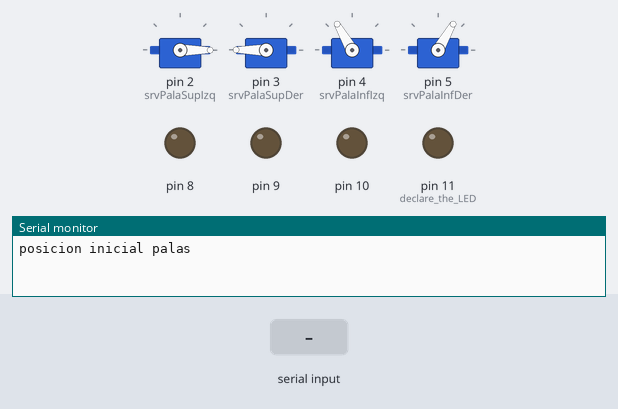
Bench run of a sketch on a simulated Arduino Uno, built with avr-gcc and run on an emulated ATmega328P. Shown: 4 × servo, output pins drawn as LEDs (lit = HIGH), the last lines printed to the serial monitor. Inputs (shaded band) come from the test bench.

Above: at 1.2 s.
1.3 s: "7" received over Serial
At 2.1 s:
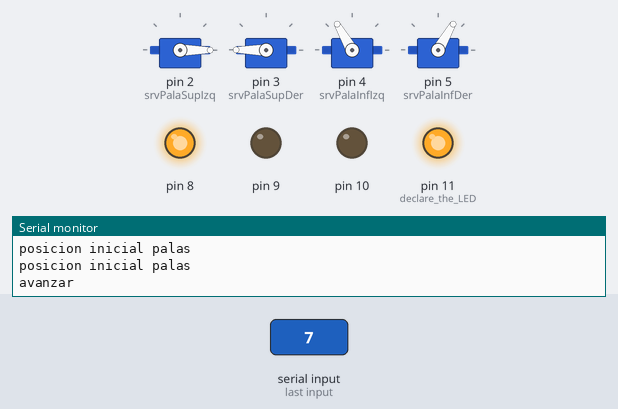
4.3 s: byte 67 ('C') received over Serial
7.3 s: byte 69 ('E') received over Serial
At 7.45 s:
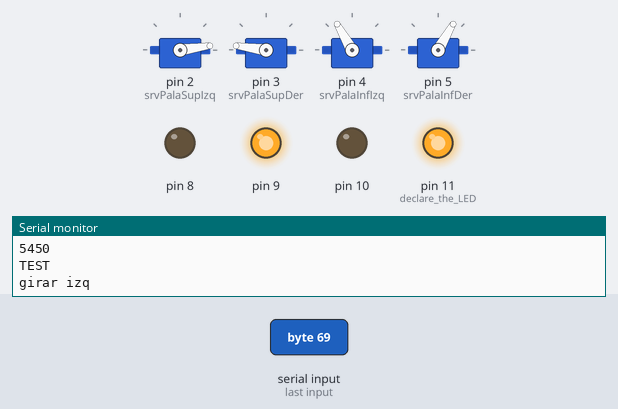
9.1 s: byte 70 ('F') received over Serial
At 9.25 s:
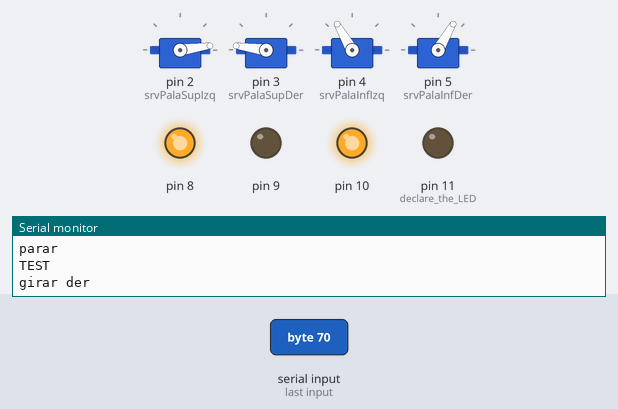
10.9 s: "3" received over Serial
At 12.1 s:
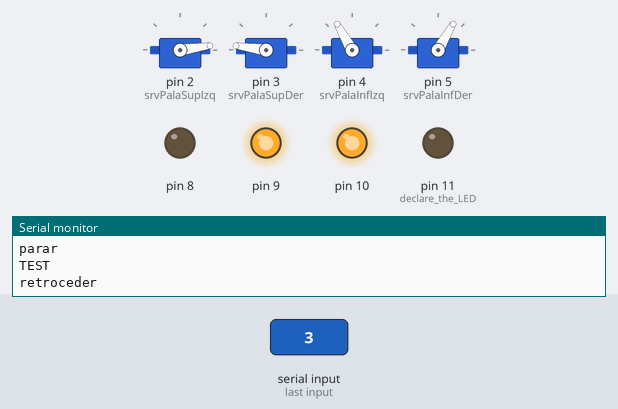
12.4 s: byte 66 ('B') received over Serial
At 13.8 s:
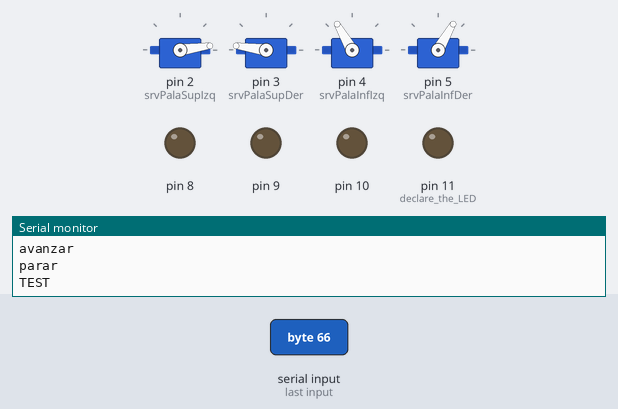
Timing chart, 0 to 15.4 s (numbered marks = the images above; inputs shaded):
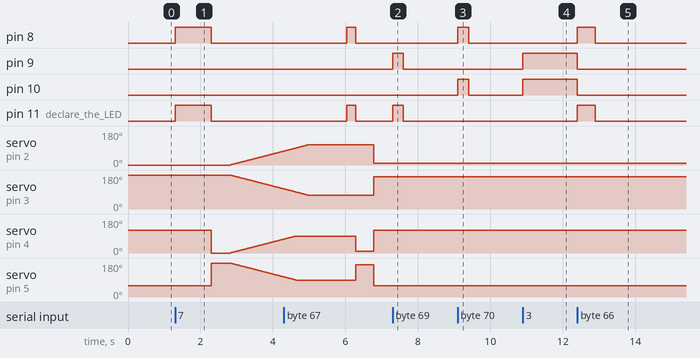

Measured:
- after the input at 1.3 s, pin 8, pin 11 (declare_the_LED): LOW → HIGH at once, → LOW 1.0 s later; servo on pin 2 (srvPalaSupIzq): moves from 0° to 73° over 1.5 s, starting after 1.5 s; servo on pin 3 (srvPalaSupDer): moves from 180° to 107° over 1.5 s, starting after 1.5 s
- after the input at 7.3 s, pin 9, pin 11 (declare_the_LED): LOW → HIGH at once, → LOW 0.30 s later
- after the input at 9.1 s, pin 8, pin 10: LOW → HIGH at once, → LOW 0.30 s later
- after the input at 10.9 s, pin 9, pin 10: LOW → HIGH at once
- after the input at 12.4 s, pin 8, pin 11 (declare_the_LED): LOW → HIGH at once, → LOW 0.50 s later; pin 9, pin 10: HIGH → LOW at once

The sketch:

controlRobot.ino
```cpp
#include <Servo.h>


/////////////
int actionTime = 1000;

// servos pala superior
Servo srvPalaSupIzq;
Servo srvPalaSupDer;
// servos parte inferior
Servo srvPalaInfIzq;
Servo srvPalaInfDer;

int posPalaSupIzq;
int posPalaInfIzq;

int dataSerial = 0; // variable to store the data from the serial port

///////////////////////////// LLANTAS

void action_parar() {
  //PARAR eje 1
  digitalWrite(11, LOW);
  digitalWrite(10, LOW);
  //PARAR eje 2
  digitalWrite(9, LOW);
  digitalWrite(8, LOW);

  Serial.println("parar");
}

void action_avanzar(int miliseconds) {
  //avanzarConEje1
  digitalWrite(11, HIGH);
  digitalWrite(10, LOW);
  //retrocederEje2
  digitalWrite(9, LOW);
  digitalWrite(8, HIGH);

  Serial.println("avanzar");

  delay(miliseconds);
}

void action_retroceder(int miliseconds) {
  //avanzarConEje2
  digitalWrite(9, HIGH);
  digitalWrite(8, LOW);
  //retrocederEje1
  digitalWrite(11, LOW);
  digitalWrite(10, HIGH);

  Serial.println("retroceder");

  delay(miliseconds);
}

void action_girarDer(int miliseconds) {
  //retrocederEje1
  digitalWrite(11, LOW);
  digitalWrite(10, HIGH);
  //retrocederEje2
  digitalWrite(9, LOW);
  digitalWrite(8, HIGH);

  Serial.println("girar der");

  delay(miliseconds);
}

void action_girarIzq(int miliseconds) {
  //avanzarConEje1
  digitalWrite(11, HIGH);
  digitalWrite(10, LOW);
  //avanzarConEje2
  digitalWrite(9, HIGH);
  digitalWrite(8, LOW);

  Serial.println("girar izq");

  delay(miliseconds);
}

///////////////////////////// PALA

void palaSup_moveToAngle(int angle_Sup){
  srvPalaSupIzq.write(angle_Sup);
  srvPalaSupDer.write(180 - angle_Sup);
  posPalaSupIzq = angle_Sup;
}

void palaInf_moveToAngle(int angle_Inf){
  srvPalaInfIzq.write(angle_Inf);
  srvPalaInfDer.write(180 - angle_Inf);
  posPalaInfIzq = angle_Inf;
}


void action_palaPosInicial(){
  //ANGULO IZQUIERDO
  int angle_Sup = 0;
  int angle_Inf = 120;
  //pala superior abajo
  palaSup_moveToAngle(angle_Sup);
  //pala inferior arriba
  palaInf_moveToAngle(angle_Inf);

  Serial.println("posicion inicial palas");
}

void setTime(int &timeAc, int &time, const int &timeval){
  time = timeval;
  timeAc += time;
}

void action_recogerLata(){

  action_palaPosInicial();

  int time = 0, timeAc = 0;

  //AVANZAR
  setTime(timeAc, time, 1000);
  action_avanzar(time);
  action_parar();

  // MOVER PALA INFERIOR ABAJO
  palaInf_moveToAngle(0);
  palaSup_moveToAngle(0);
  setTime(timeAc, time, 500);
  delay(time);

  //////////
  int i, j, notCompletedSup, notCompletedInf;
  i = posPalaSupIzq, j = posPalaInfIzq;
  notCompletedSup = notCompletedInf = 1;

  int posPalaSupIzq_, posPalaInfIzq_;
  posPalaSupIzq_ = 108, posPalaInfIzq_ = 90; // ANGULOS FINALES

  while (notCompletedSup || notCompletedInf) {

    if (j <= posPalaInfIzq_) {
      palaInf_moveToAngle(j);
      j++;
    } else {
      notCompletedInf = 0;
    }

    if (i <= posPalaSupIzq_) {
      palaSup_moveToAngle(i);
      i++;
    } else {
      notCompletedSup = 0;
    }
    setTime(timeAc, time, 20);
    delay(time);

  }

  setTime(timeAc, time, 1000);
  delay(time);
  setTime(timeAc, time, 250);
  action_avanzar(time);
  action_parar();

  // MOVER PALA INFERIOR ABAJO
  palaInf_moveToAngle(10);
  setTime(timeAc, time, 500);
  delay(time);

  action_palaPosInicial();

  Serial.println("recoger lata: ");
  Serial.print(timeAc);
  Serial.println("");
}

void action_buscar(){
  action_avanzar(1200);
  delay(1000);
  action_girarDer(1000);
  action_parar();
}

///////////////////////////// INITIALIZATION

void setup() {
  pinMode(11, OUTPUT); // declare the LED's pin as output
  pinMode(10, OUTPUT);
  pinMode(9, OUTPUT);
  pinMode(8, OUTPUT);
  srvPalaSupIzq.attach(2); //servo superior de la izquierda
  srvPalaSupDer.attach(3); //servo superior  de la derecha

  srvPalaInfIzq.attach(4); //servo inferior izquierda
  srvPalaInfDer.attach(5); //servo inferior derecha

  Serial.begin(9600); // connect to the serial port

  ///////////////////

  action_palaPosInicial();
}

void loop() {
  dataSerial = Serial.read(); // read the serial port

  if (dataSerial > '0' && dataSerial <= 'F') {

    switch (dataSerial) {
    case '1': //PARAR
      action_parar();
      break;
    case '2': //AVANZAR
      action_avanzar(0);
      break;
    case '3': //RETROCEDER
      action_retroceder(0);
      break;
    case '4': //GIRO DERECHA
      action_girarDer(0);
      break;
    case '5': //GIRO IZQUIERDA
      action_girarIzq(0);
      break;
    case '6': //POSICION INICIAL PALAS
      action_palaPosInicial();
      break;
    case '7': //RECOGER LATA
      action_recogerLata();
      break;
    case '8': //BUSCAR
    action_girarDer(500);
      action_parar();
      action_avanzar(300);
      action_parar();
      break;
    case '9':
      palaInf_moveToAngle(0);
      Serial.println("TEST");
      break;
    case 'A':
      palaInf_moveToAngle(110);
      Serial.println("TEST");
      break;
    case 'B':
      action_avanzar(500);
      action_parar();
      Serial.println("TEST");
      break;
    case 'C':
      palaSup_moveToAngle(8);
      Serial.println("TEST");
      break;
    case 'D':
      palaSup_moveToAngle(95);
      Serial.println("TEST");
      break;
    case 'E':
      action_girarIzq(300);
      action_parar();
      Serial.println("TEST");
      break;
    case 'F':
      action_girarDer(300);
      action_parar();
      Serial.println("TEST");
      break;
    default:
      digitalWrite(11, LOW);
      digitalWrite(12, LOW);
      digitalWrite(11, LOW);
      digitalWrite(12, LOW);
    }

  }
}
```
